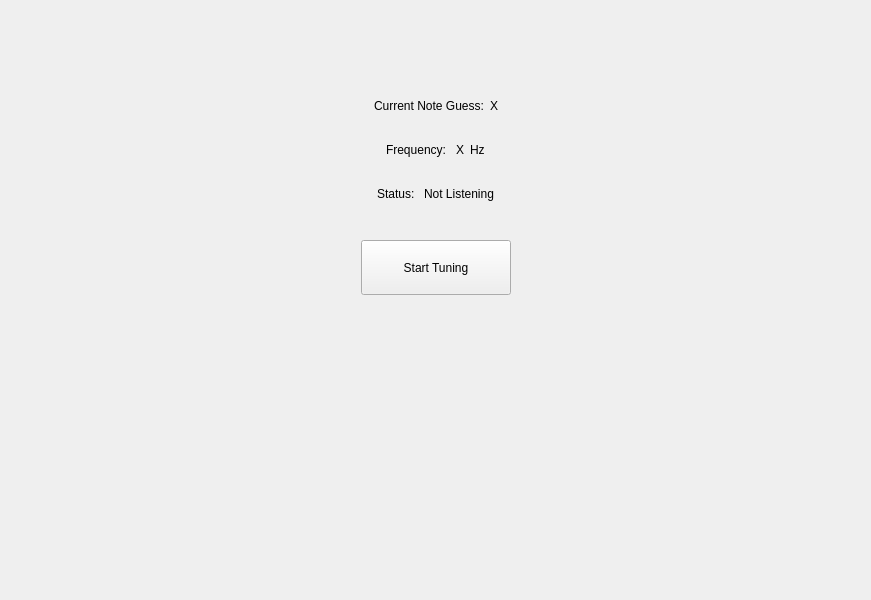
<?xml version="1.0" encoding="UTF-8"?>
<ui version="4.0">
 <class>tuner_tab</class>
 <widget class="QWidget" name="tuner_tab">
  <property name="geometry">
   <rect>
    <x>0</x>
    <y>0</y>
    <width>871</width>
    <height>600</height>
   </rect>
  </property>
  <property name="windowTitle">
   <string>Tuner</string>
  </property>
  <layout class="QVBoxLayout" name="verticalLayout_3">
   <item>
    <layout class="QVBoxLayout" name="verticalLayout_2" stretch="0,0,0,0,0,0">
     <item>
      <spacer name="verticalSpacer_2">
       <property name="orientation">
        <enum>Qt::Vertical</enum>
       </property>
       <property name="sizeType">
        <enum>QSizePolicy::Fixed</enum>
       </property>
       <property name="sizeHint" stdset="0">
        <size>
         <width>20</width>
         <height>76</height>
        </size>
       </property>
      </spacer>
     </item>
     <item>
      <widget class="QWidget" name="horizontalWidget_2" native="true">
       <layout class="QHBoxLayout" name="horizontalLayout_2" stretch="0,0,0,0">
        <item>
         <spacer name="horizontalSpacer_3">
          <property name="orientation">
           <enum>Qt::Horizontal</enum>
          </property>
          <property name="sizeHint" stdset="0">
           <size>
            <width>40</width>
            <height>20</height>
           </size>
          </property>
         </spacer>
        </item>
        <item>
         <widget class="QLabel" name="label">
          <property name="text">
           <string>Current Note Guess:</string>
          </property>
         </widget>
        </item>
        <item>
         <widget class="QLabel" name="note_label">
          <property name="text">
           <string>X</string>
          </property>
         </widget>
        </item>
        <item>
         <spacer name="horizontalSpacer_4">
          <property name="orientation">
           <enum>Qt::Horizontal</enum>
          </property>
          <property name="sizeHint" stdset="0">
           <size>
            <width>40</width>
            <height>20</height>
           </size>
          </property>
         </spacer>
        </item>
       </layout>
      </widget>
     </item>
     <item>
      <layout class="QHBoxLayout" name="horizontalLayout_4">
       <property name="leftMargin">
        <number>9</number>
       </property>
       <property name="topMargin">
        <number>9</number>
       </property>
       <property name="rightMargin">
        <number>9</number>
       </property>
       <property name="bottomMargin">
        <number>9</number>
       </property>
       <item>
        <spacer name="horizontalSpacer_5">
         <property name="orientation">
          <enum>Qt::Horizontal</enum>
         </property>
         <property name="sizeHint" stdset="0">
          <size>
           <width>40</width>
           <height>20</height>
          </size>
         </property>
        </spacer>
       </item>
       <item>
        <widget class="QLabel" name="label_2">
         <property name="text">
          <string>Frequency: </string>
         </property>
        </widget>
       </item>
       <item>
        <widget class="QLabel" name="frequency_label">
         <property name="text">
          <string>X</string>
         </property>
        </widget>
       </item>
       <item>
        <widget class="QLabel" name="label_4">
         <property name="text">
          <string>Hz</string>
         </property>
        </widget>
       </item>
       <item>
        <spacer name="horizontalSpacer_6">
         <property name="orientation">
          <enum>Qt::Horizontal</enum>
         </property>
         <property name="sizeHint" stdset="0">
          <size>
           <width>40</width>
           <height>20</height>
          </size>
         </property>
        </spacer>
       </item>
      </layout>
     </item>
     <item>
      <layout class="QHBoxLayout" name="horizontalLayout_5">
       <property name="leftMargin">
        <number>9</number>
       </property>
       <property name="topMargin">
        <number>9</number>
       </property>
       <property name="rightMargin">
        <number>9</number>
       </property>
       <property name="bottomMargin">
        <number>9</number>
       </property>
       <item>
        <spacer name="horizontalSpacer_7">
         <property name="orientation">
          <enum>Qt::Horizontal</enum>
         </property>
         <property name="sizeHint" stdset="0">
          <size>
           <width>40</width>
           <height>20</height>
          </size>
         </property>
        </spacer>
       </item>
       <item>
        <widget class="QLabel" name="label_3">
         <property name="text">
          <string>Status: </string>
         </property>
        </widget>
       </item>
       <item>
        <widget class="QLabel" name="status_label">
         <property name="text">
          <string>Not Listening</string>
         </property>
        </widget>
       </item>
       <item>
        <spacer name="horizontalSpacer_8">
         <property name="orientation">
          <enum>Qt::Horizontal</enum>
         </property>
         <property name="sizeHint" stdset="0">
          <size>
           <width>40</width>
           <height>20</height>
          </size>
         </property>
        </spacer>
       </item>
      </layout>
     </item>
     <item>
      <layout class="QVBoxLayout" name="verticalLayout">
       <property name="spacing">
        <number>6</number>
       </property>
       <property name="sizeConstraint">
        <enum>QLayout::SetDefaultConstraint</enum>
       </property>
       <property name="topMargin">
        <number>21</number>
       </property>
       <property name="bottomMargin">
        <number>0</number>
       </property>
       <item>
        <layout class="QHBoxLayout" name="horizontalLayout">
         <item>
          <spacer name="horizontalSpacer_2">
           <property name="orientation">
            <enum>Qt::Horizontal</enum>
           </property>
           <property name="sizeHint" stdset="0">
            <size>
             <width>40</width>
             <height>20</height>
            </size>
           </property>
          </spacer>
         </item>
         <item>
          <widget class="QPushButton" name="start_tuning_button">
           <property name="sizePolicy">
            <sizepolicy hsizetype="Minimum" vsizetype="Fixed">
             <horstretch>0</horstretch>
             <verstretch>0</verstretch>
            </sizepolicy>
           </property>
           <property name="minimumSize">
            <size>
             <width>150</width>
             <height>55</height>
            </size>
           </property>
           <property name="text">
            <string>Start Tuning</string>
           </property>
          </widget>
         </item>
         <item>
          <spacer name="horizontalSpacer">
           <property name="orientation">
            <enum>Qt::Horizontal</enum>
           </property>
           <property name="sizeHint" stdset="0">
            <size>
             <width>40</width>
             <height>0</height>
            </size>
           </property>
          </spacer>
         </item>
        </layout>
       </item>
      </layout>
     </item>
     <item>
      <spacer name="verticalSpacer">
       <property name="orientation">
        <enum>Qt::Vertical</enum>
       </property>
       <property name="sizeHint" stdset="0">
        <size>
         <width>20</width>
         <height>40</height>
        </size>
       </property>
      </spacer>
     </item>
    </layout>
   </item>
  </layout>
 </widget>
 <resources/>
 <connections/>
</ui>
